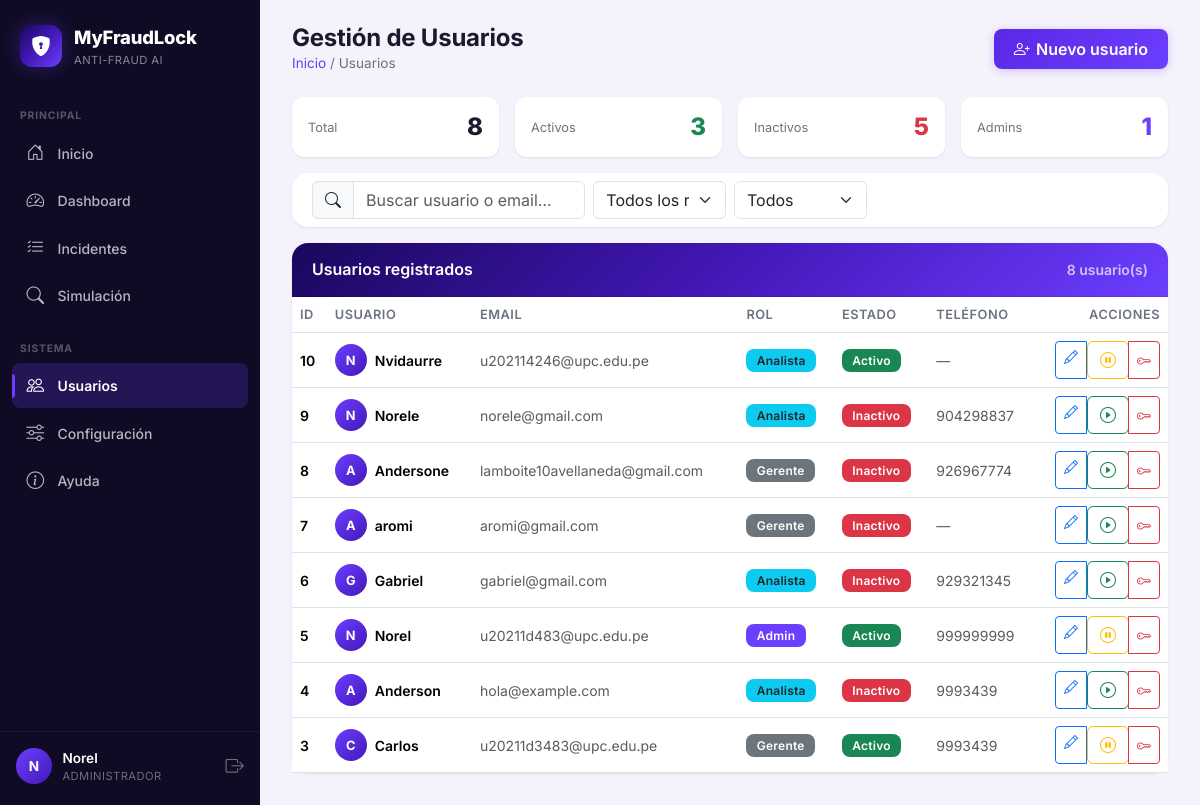
/api/usuarios-panel/ (signed in), run on an earlier commit of the app's database.
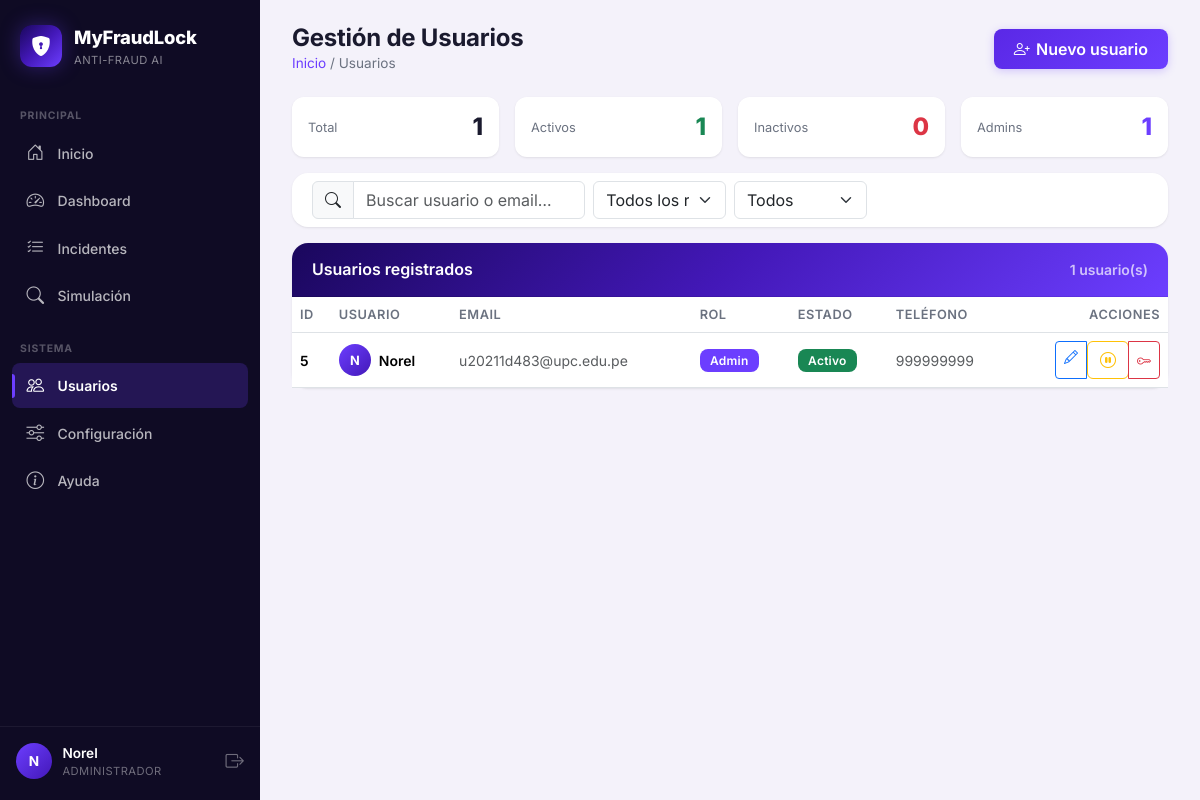
And on a later commit of the database.
### api/models.py (models this page shows, shortened)
class Usuario(models.Model):
    class Roles(models.TextChoices):
        ADMIN = 'ADMIN', 'Administrador'
        ANALISTA = 'ANALISTA', 'Analista de Fraude'
        GERENTE = 'GERENTE', 'Gerente (solo lectura)'
    id_usuario = models.AutoField(primary_key=True)
    username = models.CharField(max_length=100, unique=True)
    email = models.EmailField(unique=True)
    password = models.CharField(max_length=128)  # almacena hash
    telefono = models.CharField(max_length=15, null=True, blank=True)
    activo = models.BooleanField(default=True)
    rol = models.CharField(
        max_length=15,
        choices=Roles.choices,
        default=Roles.ANALISTA,
        db_index=True,
    )

### api/views.py (the view)
# urls.py: path('usuarios-panel/', usuarios_list_view, name='usuarios_list'),
@usuario_login_required
@require_roles()
def usuarios_list_view(request):
    usuarios = Usuario.objects.all().order_by('-id_usuario')
    ctx = {
        "usuarios": usuarios,
        "activos": usuarios.filter(activo=True).count(),
        "inactivos": usuarios.filter(activo=False).count(),
        "admins": usuarios.filter(rol="ADMIN").count(),
    }
    return render(request, "api/usuarios.html", ctx)

### api/context_processors.py (called while the page is built)
def current_usuario(request):
    uid = request.session.get('usuario_id')
    usuario = None
    if uid:
        try:
            usuario = Usuario.objects.get(pk=uid, activo=True)
        except Usuario.DoesNotExist:
            pass
    return {"current_usuario": usuario}

### templates/api/usuarios.html (shortened to what this page needs)
{% extends "api/base.html" %}
{% block content %}
<div class="page-head animate-in">
    <div>
        <h1>Gestión de Usuarios</h1>
        <div class="breadcrumbs"><a href="{% url 'inicio' %}">Inicio</a> / Usuarios</div>
    </div>
    <a href="{% url 'usuario_create' %}" class="btn btn-brand btn-icon">
        <i class="bi bi-person-plus"></i> Nuevo usuario
    </a>
</div>
<div class="row g-3 mb-3 animate-in delay-1">
    <div class="col-6 col-md-3">
        <div class="stat-mini">
            <span class="stat-mini-label">Total</span>
            <span class="stat-mini-value">{{ usuarios|length }}</span>
        </div>
    </div>
    <div class="col-6 col-md-3">
        <div class="stat-mini">
            <span class="stat-mini-label">Activos</span>
            <span class="stat-mini-value text-success">{{ activos }}</span>
        </div>
    </div>
    <div class="col-6 col-md-3">
        <div class="stat-mini">
            <span class="stat-mini-label">Inactivos</span>
            <span class="stat-mini-value text-danger">{{ inactivos }}</span>
        </div>
    </div>
    <div class="col-6 col-md-3">
        <div class="stat-mini">
            <span class="stat-mini-label">Admins</span>
            <span class="stat-mini-value text-brand">{{ admins }}</span>
        </div>
    </div>
</div>
<div class="card mb-3 animate-in delay-1">
    <div class="card-body py-2">
        <form class="row g-2 align-items-end" onsubmit="event.preventDefault()">
            <div class="col-lg-4">
                <div class="input-group">
                    <span class="input-group-text"><i class="bi bi-search"></i></span>
                    <input id="searchInput" type="text" class="form-control" placeholder="Buscar usuario o email…">
                </div>
            </div>
            <div class="col-sm-4 col-lg-2">
                <select id="rolFilter" class="form-select">
                    <option value="">Todos los roles</option>
                </select>
            </div>
            <div class="col-sm-4 col-lg-2">
                <select id="estadoFilter" class="form-select">
                    <option value="">Todos</option>
                </select>
            </div>
        </form>
    </div>
</div>
<div class="card animate-in delay-2">
    <div class="card-header card-brand-header d-flex justify-content-between align-items-center">
        <h6 class="mb-0">Usuarios registrados</h6>
        <small id="countLabel" style="opacity:.7">{{ usuarios|length }} usuario(s)</small>
    </div>
    <div class="card-body p-0">
        <div class="table-responsive">
            <table class="table table-hover align-middle mb-0" id="usersTable">
                <thead>
                <tr>
                    <th>ID</th>
                    <th>Usuario</th>
                    <th>Email</th>
                    <th>Rol</th>
                    <th>Estado</th>
                    <th>Teléfono</th>
                    <th class="text-end">Acciones</th>
                </tr>
                </thead>
                <tbody>
                {% for u in usuarios %}
                    <tr data-username="{{ u.username|lower }}"
                        data-email="{{ u.email|lower }}"
                        data-rol="{{ u.rol }}"
                        data-activo="{% if u.activo %}activo{% else %}inactivo{% endif %}">
                        <td class="fw-semibold">{{ u.id_usuario }}</td>
                        <td>
                            <div class="d-flex align-items-center gap-2">
                                <div class="usr-avatar">{{ u.username|make_list|first|upper }}</div>
                                <span class="fw-semibold">{{ u.username }}</span>
                            </div>
                        </td>
                        <td class="text-muted">{{ u.email }}</td>
                        <td>
                            {% if u.rol == 'ADMIN' %}
                                <span class="badge" style="background:var(--brand-500);color:#fff">Admin</span>
                            {% elif u.rol == 'ANALISTA' %}
                                <span class="badge bg-info text-dark">Analista</span>
                            {% else %}
                                <span class="badge bg-secondary">Gerente</span>
                            {% endif %}
                        </td>
                        <td>
                            {% if u.activo %}
                                <span class="badge bg-success">Activo</span>
                            {% else %}
                                <span class="badge bg-danger">Inactivo</span>
                            {% endif %}
                        </td>
                        <td class="text-muted">{{ u.telefono|default:"—" }}</td>
                        <td class="text-end">
                            <div class="btn-group btn-group-sm">
                                <a href="{% url 'usuario_edit' u.id_usuario %}" class="btn btn-outline-primary" title="Editar">
                                    <i class="bi bi-pencil"></i>
                                </a>
                                <form method="post" action="{% url 'usuario_toggle' u.id_usuario %}" class="d-inline">
                                    <button type="submit" class="btn btn-outline-{{ u.activo|yesno:'warning,success' }}" title="{{ u.activo|yesno:'Desactivar,Activar' }}">
                                        <i class="bi bi-{{ u.activo|yesno:'pause-circle,play-circle' }}"></i>
                                    </button>
                                </form>
                                <button type="button" class="btn btn-outline-danger" title="Resetear contraseña"
                                        data-bs-toggle="modal" data-bs-target="#resetModal"
                                        data-uid="{{ u.id_usuario }}" data-uname="{{ u.username }}">
                                    <i class="bi bi-key"></i>
                                </button>
                            </div>
                        </td>
                    </tr>
                {% empty %}
                    <tr><td colspan="7" class="text-center text-muted py-4">No hay usuarios.</td></tr>
                {% endfor %}
                </tbody>
            </table>
        </div>
    </div>
</div>
{% endblock %}

### templates/api/base.html (shortened to what this page needs)
<!DOCTYPE html>
<html lang="es" data-theme="dark">
<head>
    <link href="https://cdn.jsdelivr.net/npm/bootstrap@5.3.3/dist/css/bootstrap.min.css" rel="stylesheet">
    <link href="https://cdn.jsdelivr.net/npm/bootstrap-icons@1.11.3/font/bootstrap-icons.css" rel="stylesheet">
</head>
<body>
<nav class="sidebar" id="sidebar">
    <a class="sidebar-brand" href="{% url 'inicio' %}">
        <span class="sidebar-brand-icon">
            <i class="bi bi-shield-lock-fill"></i>
        </span>
        <span class="sidebar-brand-text">
            MyFraudLock
            <small>Anti-Fraud AI</small>
        </span>
    </a>
    <div class="sidebar-section">
        <div class="sidebar-section-title">Principal</div>
        <a class="sidebar-link" href="{% url 'inicio' %}" data-nav>
            <i class="bi bi-house-door"></i> Inicio
        </a>
        {% if current_usuario %}
            {% if current_usuario.rol == 'GERENTE' or current_usuario.rol == 'ADMIN' %}
                <a class="sidebar-link" href="{% url 'dashboard' %}" data-nav>
                    <i class="bi bi-speedometer2"></i> Dashboard
                </a>
            {% endif %}
            {% if current_usuario.rol == 'ANALISTA' or current_usuario.rol == 'ADMIN' %}
                <a class="sidebar-link" href="{% url 'incidentes_listado' %}" data-nav>
                    <i class="bi bi-list-check"></i> Incidentes
                </a>
            {% endif %}
            <a class="sidebar-link" href="{% url 'simulacion_front' %}" data-nav>
                <i class="bi bi-search"></i> Simulación
            </a>
        {% endif %}
    </div>
    {% if current_usuario %}
    <div class="sidebar-section">
        <div class="sidebar-section-title">Sistema</div>
        {% if current_usuario.rol == 'ADMIN' %}
            <a class="sidebar-link" href="{% url 'usuarios_list' %}" data-nav>
                <i class="bi bi-people"></i> Usuarios
            </a>
        {% endif %}
        {% if current_usuario.rol == 'GERENTE' or current_usuario.rol == 'ADMIN' %}
            <a class="sidebar-link" href="{% url 'configuracion_front' %}" data-nav>
                <i class="bi bi-sliders"></i> Configuración
            </a>
        {% endif %}
        <a class="sidebar-link" href="{% url 'ayuda' %}" data-nav>
            <i class="bi bi-info-circle"></i> Ayuda
        </a>
    </div>
    {% endif %}
    <div class="sidebar-spacer"></div>
    {% if current_usuario %}
    <div class="sidebar-user">
        <div class="sidebar-avatar">
            {{ current_usuario.username|make_list|first|upper }}
        </div>
        <div class="sidebar-user-info">
            <div class="sidebar-user-name">{{ current_usuario.username }}</div>
            <div class="sidebar-user-role">{{ current_usuario.get_rol_display }}</div>
        </div>
        <a href="{% url 'logout' %}" class="sidebar-logout" title="Cerrar sesión">
            <i class="bi bi-box-arrow-right"></i>
        </a>
    </div>
    {% else %}
    <div class="sidebar-user">
        <a href="{% url 'login' %}" class="sidebar-link" style="margin:0; flex:1;">
            <i class="bi bi-box-arrow-in-right"></i> Iniciar sesión
        </a>
    </div>
    {% endif %}
</nav>
<main class="main-content">
    {% block content %}{% endblock %}
</main>
</body>
</html>

### templates/api/usuarios.html (style rules this page uses)
.stat-mini { background: var(--surface-card); border-radius: var(--radius-md); padding: .75rem 1rem; box-shadow: var(--shadow-sm); display: flex; justify-content: space-between; align-items: center; }
.stat-mini-label { font-size: .8rem; color: var(--text-secondary); }
.stat-mini-value { font-size: 1.5rem; font-weight: 800; }
.usr-avatar { width: 32px; height: 32px; background: linear-gradient(135deg, var(--brand-500), var(--brand-700)); color: #fff; font-weight: 700; font-size: .8rem; border-radius: 50%; display: grid; place-items: center; flex-shrink: 0; }

What changed in the data, as far as the page shows it:
removed Usuario: id_usuario "10", username|make_list "N", username "Nvidaurre", email "u202114246@upc.edu.pe", rol "Analista", activo "Activo", telefono "—"
removed Usuario: id_usuario "9", username|make_list "N", username "Norele", email "norele@gmail.com", rol "Analista", activo "Inactivo", telefono "904298837"
removed Usuario: id_usuario "8", username|make_list "A", username "Andersone", email "lamboite10avellaneda@gmail.com", rol "Gerente", activo "Inactivo", telefono "926967774"
removed Usuario: id_usuario "7", username|make_list "A", username "aromi", email "aromi@gmail.com", rol "Gerente", activo "Inactivo", telefono "—"
removed Usuario: id_usuario "6", username|make_list "G", username "Gabriel", email "gabriel@gmail.com", rol "Analista", activo "Inactivo", telefono "929321345"
removed Usuario: id_usuario "4", username|make_list "A", username "Anderson", email "hola@example.com", rol "Analista", activo "Inactivo", telefono "9993439"
removed Usuario: id_usuario "3", username|make_list "C", username "Carlos", email "u20211d3483@upc.edu.pe", rol "Gerente", activo "Activo", telefono "9993439"
Also different on the page:
{{ usuarios|length }}: "8" → "1"
{{ activos }}: "3" → "1"
{{ inactivos }}: "5" → "0"
